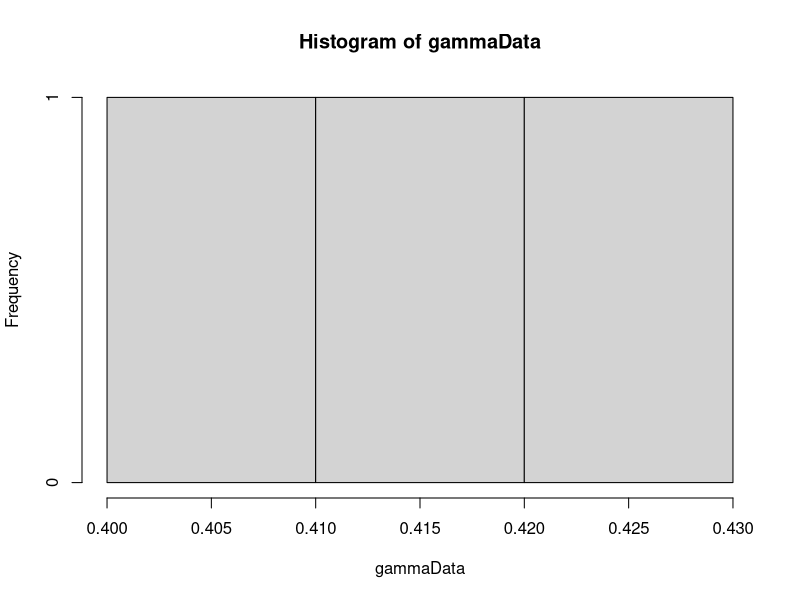

Generate this figure with R: (Note: this script raises an error after producing the figure.)
library(MCMCpack)
library(MASS)

calcWeight <- function(u, alpha) {
  # Calculates weight for given u and alpha.
  # 
  # Args:
  #   u: A vector.
  #   alpha: A scalar.
  #   
  # Returns:
  #   The weight value. A scalar.
  gammaInv = rep(0, length(u))
  diffGammaInv = rep(0, length(u))
  for(i in 1:length(u)) {
    gammaInv[i] = invGammaCumulative(u[i], alpha)
    diffGammaInv[i] = diffAlphaInvGammaCumulative(u[i], alpha)
  }
  pi = getPiValue()
  weight = pi/((1/length(gammaInv))*(sum(diffGammaInv/gammaInv)) - sum(diffGammaInv)/sum(gammaInv))
  return(weight)
}

getPiValue <- function() {
  # get value of pi function to be used in calculation of weights.
  # 
  # Returns:
  #   A scalar value.
  if (piValue == "constant") {
    return(1)
  } else if (piValue == "jeffrey") {
    # Return jeffrey prior
    return(sqrt((1/(estAlpha[sampleIndex]^2)) + (1/(2-(exp(estAlpha[sampleIndex]) + exp(-estAlpha[sampleIndex]))))))
  } else if (piValue == "betaOption") {
    return(estBeta)
  } else if (piValue == "alphaOption") {
    return(estAlpha[sampleIndex])
  }
}

calcPhi <- function(u, alpha) {
  xValue = rep(0, length(u))
  for(i in 1:length(u)) {
    xValue[i] = invGammaCumulative(u[i], alpha)
  }
  return(calcPhiGivenX(xValue))
}

calcPhiGivenX <- function(x) {
  # Calc phi value for a vector x.
  # 
  # Args:
  #   x: A vector of data.
  #   
  # Returns:
  #  A scalar.
  
  if(phiOption == "probValueOption") {
    phiPoint = rep(0, length(x))
    for(i in 1:length(x)) {
      phiPoint[i] = getPhiValue(x[i])
    }
    return(sum(phiPoint)/length(phiPoint))  
  } else if(phiOption == "x1x2divX3Option") {
    return(getPhiValue(x[1]*x[2]/x[3]))
  } else if(phiOption == "x1divx2powx3Option") {
    return(getPhiValue((x[1]/x[2])^x[3]))
  } else if(phiOption == "sinusfunction") {
    return(sin(x[1]) + sin(x[2]) + sin(x[3]))
  }
  return(-1)
}


getPhiValue <- function(xValue) {
  # Calculates phi for an element of an x vector.
  # 
  # Args:
  #   xValue: A scalar value.
  #   
  # Returns:
  #   
  return(xValue > probValue)
}

optimInvGammaCumulative <- function(u, alpha) {
  result = optim(c(10.1), invGammaAbsFunction, u=u, alpha=alpha, lower=0, upper=100,  method="Brent")
  return(result)
}

invGammaAbsFunction <- function(x, u, alpha) {
  return(abs(pgamma(x, shape=alpha, scale=1) - u))
}

invGammaCumulative <- function(u, alpha) {
  # Finds the inverse of the cumulative gamma.
  # 
  # Args:
  #   u: Scalar value.
  #   alpha: Scalar value.
  #   
  # Returns:
  #   A scalar. The inverse value given u and alpha.
  x = 0
  stepSize = 0.1
  tolerance = 0.00001
  direction = 1
  integralValue = 0
  
  while(abs(integralValue - u) > tolerance){
    x = x + direction*stepSize
    if(x<0) {
      x = 0
      direction = 1
    }
    
    if(method == "integrate") {
      integralv = integrate(gammaDensity, 0, x)
      integralValue = integral$valuev
    } else if(method == "pgamma") {
      integralv = pgamma(x, shape=alpha, scale=1)
      integralValue = integralv
    }
    
    
    # Going left and pass the point
    if ((u > integralValue) && (direction == -1)) {
      stepSize = stepSize/2
      direction = 1
    }
    
    # Going right and pass the point
    if ((u < integralValue) && (direction == 1)) {
      stepSize = stepSize/2
      direction = -1
    }
  }
  return(x)
}

diffAlphaInvGammaCumulative <- function(u, alpha) {
  # Derivative of gamma distribution with respect to alpha.
  # 
  # Args:
  #   u: Scalar between 0 and 1.
  #   alpha: Scalar larger than 0.
  #   
  # Returns:
  #   Scalar value. Derivative at point alpha.
  firstPoint = invGammaCumulative(u,alpha)
  secondPoint = invGammaCumulative(u, alpha + alphaHStep)
  return((secondPoint - firstPoint)/alphaHStep)
}

calcDerivateFunction <- function(u, alphaValue) {
  # Analytically find the derivative of cumulative inverse.
  # 
  # Args:
  #   u: Scalar value between 0 and 1.
  #   alphaValue: Scalar value.
  #   
  # Returns:
  #   A scalar value.
  largeFInv = invGammaCumulative(u, alphaValue)
  integralPart = integrate(integralFunction, 0, largeFInv)
  return((digamma(alphaValue)*u - integralPart$value)*gamma(alphaValue)/((largeFInv^(alphaValue - 1))*exp(-largeFInv)))
}

integralFunction <- function(y) {
  # Function to be integrated.
  return(log(y)*(y^(alphaValue - 1))*exp(-y)/gamma(alphaValue))
}

optimfindAlpha <- function(u, s2) {
  if((calcValueTau2(u, alphaUpperBound) < s2) || (calcValueTau2(u, alphaLowerBound) > s2)) {
    return(-1)
  }
  solution = optim(c(0.1), optimFunction, u=u, lower=alphaLowerBound, upper=alphaUpperBound, method="Brent")
  return(solution$par)
}

optimFunction <- function(alpha, u) {
  return(abs(s2-calcValueTau2(u, alpha)))
}

findBeta <- function(s1, u, alphaValue) {
  # Calculates beta
  # 
  # Args:
  #   s1: Scalar value.
  #   u: Vector of values between 0 and 1.
  #   alphaValue: Scalar value.
  #   
  # Returns:
  #   A scalar value.
  largeFInv = rep(0, length(u))
  for(i in 1:length(u)) {
    largeFInv[i] = invGammaCumulative(u[i], alphaValue)
  }
  return(s1*length(u)/(sum(largeFInv)))
}

calcValueTau2 <- function(u, alphaValue) {
  largeFInv = rep(0, length(u))
  for(i in 1:length(u)) {
    largeFInv[i] = invGammaCumulative(u[i], alphaValue)
  }
  return(length(u)*((prod(largeFInv))^(1/length(u)))/sum(largeFInv))
}

calcValueTau2Method2 <- function(x) {
  return(length(x)*((prod(x))^(1/length(x)))/sum(x))
}

gibbsSampling <- function(xInit) {
  NUM_ITERATIONS = 5000
  xCurrent = xInit
  for(i in 1:NUM_ITERATIONS) {
    randomXpos = sample(length(xCurrent), size=3)
    sumX = xCurrent[randomXpos[1]] + xCurrent[randomXpos[2]] + xCurrent[randomXpos[3]]
    prodX = xCurrent[randomXpos[1]]*xCurrent[randomXpos[2]]*xCurrent[randomXpos[3]]
    x1 = runif(1)*sumX
    if(isValidX1Proposal(x1, sumX, prodX)) {
      roots = findRoots(x1, sumX, prodX)
      x2 = roots[1]
      x3 = roots[2]
      if(is.nan(x2) || is.nan(x3)){
        print((x1^3 - 2*sumX*x1^2 + (sumX^2)*x1 - 4*prodX))
      }
      xProposal = xCurrent
      xProposal[randomXpos[1]] = x1
      xProposal[randomXpos[2]] = x2
      xProposal[randomXpos[3]] = x3
      alphaMetHastings = findAlphaMetHastings(c(xCurrent[randomXpos[1]], xCurrent[randomXpos[2]], xCurrent[randomXpos[3]]), c(xProposal[randomXpos[1]], xProposal[randomXpos[2]], xProposal[randomXpos[3]]))
      acceptProb = runif(1)
      if(acceptProb <= alphaMetHastings) {
        xCurrent = xProposal
      }
    }
  }
  return(xCurrent)
}

isValidX1Proposal <- function(x1, sumX, prodX) {
  return((x1^3 - 2*sumX*x1^2 + (sumX^2)*x1 - 4*prodX) > 0)
}

findRoots <- function (x1, sumX, prodX) {
  root1 = ((sumX - x1) + sqrt( (sumX - x1)^2 - 4*prodX/x1 ))/2
  root2 = ((sumX - x1) - sqrt( (sumX - x1)^2 - 4*prodX/x1 ))/2
  return(c(root1, root2))
}

findAlphaMetHastings <- function(xCurrent, xProposal) {
  piProp = 1/(xProposal[1]*sqrt((sum(xProposal)  - xProposal[1])^2 - 4*prod(xProposal)/xProposal[1] ))
  piCurrent = 1/(xCurrent[1]*sqrt((sum(xCurrent)  - xCurrent[1])^2 - 4*prod(xCurrent)/xCurrent[1] ))
  return(min(1, piProp/piCurrent))
}


GammaGibbsSampling <- function(xInit) {
  # A Gibbs sampling for a Gamma distribution
  # 
  # Args:
  #   xInit: Initial sample. A vector.
  #   
  # Return:
  #   A sample from a Gamma distribution. A vector.
  NUM_ITERATIONS = 5000
  xCurrent = xInit
  for(i in 1:NUM_ITERATIONS) {
    randomXpos = sample(length(xCurrent), size=3)
    sumX = xCurrent[randomXpos[1]] + xCurrent[randomXpos[2]] + xCurrent[randomXpos[3]]
    prodX = xCurrent[randomXpos[1]]*xCurrent[randomXpos[2]]*xCurrent[randomXpos[3]]
    x1 = runif(1)*sumX
    if(isValidX1Proposal(x1, sumX, prodX)) {
      roots = findRoots(x1, sumX, prodX)
      x2 = roots[1]
      x3 = roots[2]
      if(is.nan(x2) || is.nan(x3)){
        print((x1^3 - 2*sumX*x1^2 + (sumX^2)*x1 - 4*prodX))
      }
      xProposal = xCurrent
      xProposal[randomXpos[1]] = x1
      xProposal[randomXpos[2]] = x2
      xProposal[randomXpos[3]] = x3
      alphaMetHastings = 0
      alphaMetHastings = findGammaAlphaMetHastings(c(xCurrent[randomXpos[1]], xCurrent[randomXpos[2]], xCurrent[randomXpos[3]]), c(xProposal[randomXpos[1]], xProposal[randomXpos[2]], xProposal[randomXpos[3]]))
      acceptProb = runif(1)
      if(!isValidX1Proposal(xCurrent[randomXpos[1]], sumX, prodX)) {
        alphaMetHastings = 0
      }
      if(acceptProb <= alphaMetHastings) {
        xCurrent = xProposal
      }
    }
  }
  return(xCurrent)
  
}

findGammaAlphaMetHastings <- function(xCurrent, xProposal) {
  piProp = 1/(xProposal[1]*sqrt((sum(xProposal)  - xProposal[1])^2 - 4*prod(xProposal)/xProposal[1] ))
  piCurrent = 1/(xCurrent[1]*sqrt((sum(xCurrent)  - xCurrent[1])^2 - 4*prod(xCurrent)/xCurrent[1] ))
  if(is.nan(piCurrent)) {
    print(xCurrent)
  }
  return(min(1, piProp/piCurrent))
}


cramerVonMisesValueTest <- function(x, alpha, beta) {
  # Calculates the value for a Cramer-von Mises test.
  # 
  # Args:
  #   x: A vector sample.
  #   
  # Returns:
  #   A scalar value.
  x = sort(x)
  cramerSum = 0
  for(i in 1:length(x)) {
    cramerSum = cramerSum + (((2*i - 1)/(2*length(x))) - pgamma(x[i], shape=alpha, rate=beta))^2
  }
  
  cramer = (1/(12*length(x)))*cramerSum
            
  return(cramer)
}

findGammaMLE <- function(x){
  solution = optim(c(1,1), negativeLogLikelihoodGamma, x=x)
  return(solution$par)
}

negativeLogLikelihoodGamma <- function(par, x) {
  # Calculates the negative log-likelihood for a gamma distribution.
  # 
  # Args:
  #   par: A vector of size 2. First element is alpha and second element is beta.
  #   x: Data to calculate log-likelihood from. A vector.
  #   
  # Returns:
  #  The log-likelihood value. A scalar
  alpha = par[1]
  beta = par[2]
  logLikelihood = -((alpha - 1)*sum(log(x)) - (1/beta)*sum(x) - length(x)*log(gamma(alpha)) - alpha*length(x)*log(beta))
  return(logLikelihood)
}

calcAveragPhiValueForData <- function(mydata) {
  sumData = sum(mydata)
  prodData = prod(mydata)
  tolerance = 0.03
  minValue = min(mydata) - 2*tolerance
  maxValue = max(mydata) + 2*tolerance
  sampleNumber = 1
  NUM_ITERATIONS = 10000
  sumPhi = 0
  while(sampleNumber <= NUM_ITERATIONS) {
    x = runif(3, max = sumData)
    if((abs(sum(x) - sumData) < tolerance) && (abs(prod(x) - prodData) < tolerance)) {
      sumPhi = sumPhi + calcPhiGivenX(x)
      sampleNumber = sampleNumber + 1  
      print(sampleNumber)
    }
  }
  return(sumPhi/(sampleNumber-1))
}

algorithm2Sampling <- function(NUM_ALG2_SAMPLES) {
  cramerNum = 0
  cramerStat = rep(0, NUM_ALG2_SAMPLES)
  vCurr = runif(NUM_POINTS)
  alphaCurr = optimfindAlpha(vCurr, s2)
  while(alphaCurr==-1) {
    vCurr = runif(NUM_POINTS)
    alphaCurr = optimfindAlpha(vCurr, s2)
  }
  piCurr = calcWeight(vCurr, alphaCurr)
  phiSum = 0
  
  for(i in 1:NUM_ALG2_SAMPLES) {
    print(i)
    vProp = runif(NUM_POINTS)
    alphaProp = optimfindAlpha(vProp, s2)
    piProp = 0
    if(alphaProp != -1) {
      piProp = calcWeight(vProp, alphaProp)
    }
    alphaMetHastings = min(1, piProp/piCurr)
    uProb = runif(1)
    if(uProb <= alphaMetHastings) {
      vCurr = vProp
      alphaCurr = alphaProp
      piCurr = piProp
    }
    betaCurr = findBeta(s1, vCurr, alphaCurr)
    xSample = rep(0, length(vCurr))
    for(j in 1:length(vCurr)) {
      xSample[j] = betaCurr*invGammaCumulative(vCurr[j], alphaCurr)
    }
    phiSum = phiSum + calcPhiGivenX(xSample)
    cramerStat[i] = cramerVonMisesValueTest(xSample, mleAlpha, mleBeta)
    if(cramerStat[i] >= cramerObs) {
      cramerNum = cramerNum + 1
    }
  }
  
  hist(cramerStat,breaks=200, main="", xlab="Cramer values", cex.lab=1.5)
  abline(v = cramerObs, col="red")
  alg2sampCramer <<- cramerStat
  
  print((cramerNum/NUM_ALG2_SAMPLES))
  alg2pvalue <<- (cramerNum/NUM_ALG2_SAMPLES)
  #return(phiSum/NUM_ALG2_SAMPLES)
  return(cramerStat)
}

algorithm1Sampling <- function(NUM_ALG1_SAMPLES) {
  phiSum = 0
  cramerNum = 0
  cramerStat = rep(0, NUM_ALG1_SAMPLES)
  for(i in 1:NUM_ALG1_SAMPLES) {
    print(i)
    u = runif(NUM_POINTS)
    alphavalue = optimfindAlpha(u, s2)
    while(alphavalue == -1) {
      u = runif(NUM_POINTS)
      alphavalue = optimfindAlpha(u, s2)
    }
    betavalue = findBeta(s1, u, alphavalue)
    xSample = rep(0, length(u))
    for(j in 1:length(u)) {
      xSample[j] = betavalue*invGammaCumulative(u[j], alphavalue)
    }
    phiSum = phiSum + calcPhiGivenX(xSample)
    cramerStat[i] = cramerVonMisesValueTest(xSample, mleAlpha, mleBeta)
    #print(cramerStat[i])
    if(cramerStat[i] >= cramerObs) {
      cramerNum = cramerNum + 1
    }
  }
  print("here")
  print((cramerNum/NUM_ALG1_SAMPLES))
  hist(cramerStat,breaks=200, main="", xlab="Cramer values", cex.lab=1.5)
  abline(v = cramerObs, col="red")
  alg1sampCramer <<- cramerStat
  alg1pvalue <<- (cramerNum/NUM_ALG1_SAMPLES)
  #return(phiSum/NUM_ALG1_SAMPLES)
  return(cramerStat)
}

naiveSampling2 <- function(myData, tolerance, mleAlpha, mleBeta) {
  NUM_NAIVE_SAMPLES = NUM_SAMPLES
  sumData = sum(myData)
  prodData = prod(myData)
  sampleNumber = 0
  sumPhi = 0
  iterations = 0
  cramerNum = 0
  cramerStat = rep(0, NUM_NAIVE_SAMPLES)
  while(sampleNumber<NUM_NAIVE_SAMPLES) {
    x = rgamma(3, shape = mleAlpha, rate = mleBeta)
    iterations = iterations + 1
    if((abs(sum(x) - sumData) < tolerance) && (abs(prod(x) - prodData) < tolerance)) {
      sumPhi = sumPhi + calcPhiGivenX(x)
      sampleNumber = sampleNumber + 1  
      cramerStat[sampleNumber] = cramerVonMisesValueTest(x, mleAlpha, mleBeta)
      if(cramerStat[sampleNumber] >= cramerObs) {
        cramerNum = cramerNum + 1
      }
      print(sampleNumber)
    }
  }
  
  hist(cramerStat,breaks=200, main="", xlab="Cramer values", cex.lab=1.5)
  abline(v = cramerObs, col="red")
  
  acceptRate = sampleNumber/iterations
  averagePhi = sumPhi/sampleNumber
  print((cramerNum/NUM_NAIVE_SAMPLES))
  naivePvalue <<- (cramerNum/NUM_NAIVE_SAMPLES)
  naiveCramers <<- cramerStat
  return(c(acceptRate, averagePhi))
}

alpha = 1
beta = 1
hStep = 0.01
alphaHStep = 0.01
method = "pgamma"
NUM_SAMPLES = 100000
NUM_POINTS = 3
alphaUpperBound = 200
alphaLowerBound = 0.05
# Pi is used in calculation of weights
# Options are:
#   "constant"
#   "betaOption"
#   "jeffrey"
#   "alphaOption"
piValue = "constant"

phi = rep(0, NUM_SAMPLES)
# Phi options:
# x larger than a: "probValueOption"
# x1 times x2 div x3: "x1x2divX3Option"
# x1 div x2 pow x3: "x1divx2powx3Option"
phiOption = "x1x2divX3Option"
# Phi is the prob that X>probValue
probValue = 0.42

# Data generation options:
# pgamma generated: "pgamma"
# Bo data: "bo"
# Custom data: "custom"
# Custom data2: "custom2"
dataGenOption = "custom4"



# Generate data
gammaData = 0
if(dataGenOption == "pgamma") {
  gammaData = rgamma(NUM_POINTS, shape=alpha, scale = beta)  
} else if(dataGenOption == "bo") {
  NUM_POINTS = 6
  alphaUpperBound = 1.2
  alphaLowerBound = 0.8
  gammaData = c(4.399, 1.307, 0.085, 0.7910, 0.2345, 0.1915)
} else if(dataGenOption == "custom") {
  gammaData = c(0.5772030, 0.4340237, 0.4212959)
} else if(dataGenOption == "custom2") {
  gammaData = c(1.621813, 1.059797, 1.554334)
} else if(dataGenOption == "custom3") {
  gammaData = c(5, 15, 13)
} else if(dataGenOption == "ball1") {
  gammaData = c(17.88, 28.92, 33.00)
} else if(dataGenOption == "ball2") {
  gammaData = c(41.52, 42.12, 45.60)
} else if(dataGenOption == "ball3") {
  gammaData = c(48.40, 51.84, 51.96)
} else if(dataGenOption == "ball4") {
  gammaData = c(54.12, 55.56, 67.80)
} else if(dataGenOption == "ball5") {
  gammaData = c(68.64, 68.64, 68.88)
} else if(dataGenOption == "ball6") {
  gammaData = c(84.12, 93.12, 98.64)
} else if(dataGenOption == "ball7") {
  gammaData = c(105.12, 105.84, 127.92)
} else if(dataGenOption == "custom4") {
  gammaData = c(0.40, 0.42, 0.43)
} else if(dataGenOption == "custom5") {
  gammaData = c(0.72, 0.72, 0.85)
}

#17.88 28.92 33.00 41.52 42.12 45.60 48.40 51.84
#51.96 54.12 55.56 67.80 68.64 68.64 68.88 84.12
#93.12 98.64 105.12 105.84 127.92 128.04 173.40

hist(gammaData)
# Calculation of statistics
s1 = sum(gammaData)/NUM_POINTS
s2 = NUM_POINTS*((prod(gammaData))^(1/NUM_POINTS))/sum(gammaData)
# Log-likelihood
mleEstimators = fitdistr(gammaData, "gamma")
mleAlpha = mleEstimators$estimate[1]
mleBeta = mleEstimators$estimate[2]
# w statistic obs. Not to be used yet.
wObs = calcPhiGivenX(gammaData)
cramerObs = cramerVonMisesValueTest(gammaData, mleAlpha, mleBeta)


# Calc Phi value for data
#phiValue = calcAveragPhiValueForData(gammaData)
# tolerance = 0.0005
# naiveCramers = rep(0,100000)
# naivePvalue = 0
# naiveSampler = naiveSampling2(gammaData, tolerance, mleAlpha, mleBeta)
# 
# hist(naiveCramers,breaks=200, main="", xlab="Cramer values", cex.lab=1.5)
# abline(v = cramerObs, col="red")

## Tolerance accuracy plot
#toleranceRange = seq(0.02, 2, 0.01)
#resultAcceptance = rep(0, length(toleranceRange))
#resultValue = rep(0, length(toleranceRange))
#i = 0
#for(tol in toleranceRange) {
#  i = i+1
#  result = naiveSampling2(gammaData, tol)
#  resultAcceptance[i] = result[1]
#  resultValue[i] = result[2]
#}
#plot(toleranceRange, resultValue)
#plot(toleranceRange, resultAcceptance)

# Generation of samples. Not to be used

# weightsW = rep(0, NUM_SAMPLES)
# sampleIndex = 1
# iterationNumber = 0
# estAlpha = rep(0, NUM_SAMPLES)
# estBeta = 0
# while(sampleIndex <= NUM_SAMPLES) {
#   u = runif(NUM_POINTS)
#   estAlpha[sampleIndex] = optimfindAlpha(u, s2)
#   if(estAlpha[sampleIndex] != -1) {
#     estBeta = findBeta(s1, u, estAlpha[sampleIndex])
#     if(estBeta > alphaLowerBound && estBeta < alphaUpperBound) {
#         
#       weightsW[sampleIndex] = abs(calcWeight(u, estAlpha[sampleIndex]))
#       phi[sampleIndex] = calcPhi(u, estAlpha[sampleIndex])
#       
#       sampleIndex = sampleIndex + 1
#       print(sampleIndex)
#     }
#     
#   }
#   #print(iterationNumber)
#   iterationNumber = iterationNumber + 1
# }
# alphaAcceptance = (sampleIndex-1)/iterationNumber
# hist(weightsW, breaks = 400)
# expectedPhi = sum(phi*weightsW)/sum(weightsW)
# plot(estAlpha, weightsW)
# unweightedExpectedPhi = sum(phi)/NUM_SAMPLES
# 
# Gibbs sampling
# NUM_GIBBS_SAMPLES = NUM_SAMPLES
# xSample = gammaData
# phiGibbs = rep(0, NUM_GIBBS_SAMPLES)
# gibbsObslargerWObs = 0
# cramerNum = 0
# cramerStatGibbs = rep(0, NUM_GIBBS_SAMPLES)
# for(i in 1:NUM_GIBBS_SAMPLES) {
#   xSample = gibbsSampling(xSample)
#   phiGibbs[i] = calcPhiGivenX(xSample)
#   if(phiGibbs[i] >= wObs) {
#     gibbsObslargerWObs = gibbsObslargerWObs + 1
#   }
#   cramerStatGibbs[i] = cramerVonMisesValueTest(xSample, mleAlpha, mleBeta)
#   #print(cramerStat)
#   if(cramerStatGibbs[i] >= cramerObs) {
#     cramerNum = cramerNum + 1
#   }
#   print(i)
# }
# gibbsS1 = sum(xSample)/NUM_POINTS
# gibbsS2 = NUM_POINTS*((prod(xSample))^(1/NUM_POINTS))/sum(xSample)
# gibbsPvalue = gibbsObslargerWObs/NUM_GIBBS_SAMPLES
# averagePhiGibbs = sum(phiGibbs)/NUM_GIBBS_SAMPLES
# ## P-values
# cramerPValue = cramerNum/NUM_GIBBS_SAMPLES
# 
# hist(cramerStatGibbs,breaks=200, main="", xlab="Cramer values", cex.lab=1.5)
# abline(v = cramerObs, col="red")

# alg2sampCramer = rep(1, 100000)
# alg1sampCramer = rep(1, 100000)
# alg2pvalue = 0
# alg1pvalue = 0
# 
# # system.time({alg1Results2 = algorithm1Sampling(NUM_SAMPLES)})
# system.time({alg2Results2 = algorithm2Sampling(NUM_SAMPLES)})
# 
# # hist(alg1sampCramer,breaks=200, main="", xlab="Cramer values", cex.lab=1.5)
# # abline(v = cramerObs, col="red")
# # 
# hist(alg2sampCramer,breaks=200, main="", xlab="Cramer values", cex.lab=1.5)
# abline(v = cramerObs, col="red")

library("parallel")
library("foreach")
library("doParallel")

# cl = makeCluster(detectCores() - 1)
# registerDoParallel(cl, cores = detectCores() - 1)
# workers = 10
# stime = system.time({
# res = foreach(i=1:workers,
#        .combine = rbind) %dopar% {
#          try({
#            result1 = algorithm1Sampling(100000/workers)
#          })
#        }
# })
# stopCluster(cl)
# 
# alg1sampCramer = (sum(res))/workers
#
cl = makeCluster(detectCores() - 1)
registerDoParallel(cl, cores = detectCores() - 1)
workers = 10
stime = system.time({
 res = foreach(i=1:workers,
               .combine = rbind) %dopar% {
                 try({
                   result1 = algorithm2Sampling(100000/workers)
                 })
               }
})
stopCluster(cl)
alg2sampCramer = as.vector(res)
#
#alg2Results3 = (sum(res[,1]))/workers
#
#
#
## Save image
save.image(file="scen33.RData")

#print("Done")
#
## Plot of phi functions
#sumData = 4.23
#prodData = 2.67
#x1Seq = seq(1.01, 2, 0.001)
#phi2 = rep(0,length(x1Seq))
#phi3 = rep(0,length(x1Seq))
#for(i in 1:length(x1Seq)) {
#  if(isValidX1Proposal(x1Seq[i], sumData, prodData)) {
#    roots = findRoots(x1Seq[i], sumData, prodData)
#    phi2[i] = phi2Function(x1Seq[i], roots[1], roots[2])
#    phi3[i] = phi3Function(x1Seq[i], roots[1], roots[2])
#  }
#  
#}
#
#phi2Function <- function(x1, x2, x3) {
#  return((x1*x2/x3))
#}
#
#phi3Function <- function(x1, x2, x3) {
#  return((x1/x2)^x3)
#}
#
#plot(x1Seq, phi2)
#plot(x1Seq, phi3)
#
## Plot of F inverse
#u = 0.5
#alphaRange = seq(0.01, 4, 0.001) 
#fInv = rep(0, length(alphaRange))
#for(i in 1:length(fInv)) {
#  fInv[i] = invGammaCumulative(u, alphaRange[i])
#}
#plot(alphaRange, fInv, type="l")
#
#diffF = rep(0, length(fInv))
#for(i in 1:length(diffF)) {
#  diffF[i] = diffAlphaInvGammaCumulative(u, alphaRange[i])
#}
#
#plot(alphaRange, diffF, type="l")
#
#
#globalvarTest = matrix(0, 10, 10)
#
# testFunction <- function(i) {
#  return(rep(i,10))
# }
# 
# cl = makeCluster(detectCores() - 1)
# registerDoParallel(cl, cores = detectCores() - 1)
# workers = 10
# stime = system.time({
#  res = foreach(i=1:workers,
#                .combine = rbind) %dopar% {
#                  try({
#                    resultstest = testFunction(i)
#                  })
#                }
# })
# stopCluster(cl)
# resultstest = as.vector(resultstest)
